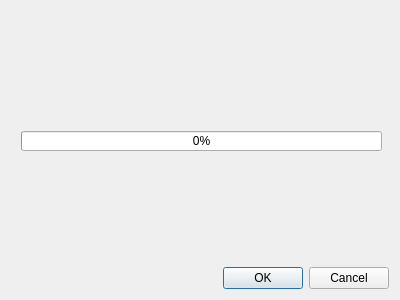
<?xml version="1.0" encoding="UTF-8"?>
<ui version="4.0">
 <class>Dialog</class>
 <widget class="QDialog" name="Dialog">
  <property name="geometry">
   <rect>
    <x>0</x>
    <y>0</y>
    <width>400</width>
    <height>300</height>
   </rect>
  </property>
  <property name="windowTitle">
   <string>Dialog</string>
  </property>
  <layout class="QVBoxLayout" name="verticalLayout">
   <item>
    <widget class="QWidget" name="widget" native="true">
     <widget class="QProgressBar" name="progressBar">
      <property name="geometry">
       <rect>
        <x>10</x>
        <y>120</y>
        <width>361</width>
        <height>20</height>
       </rect>
      </property>
      <property name="value">
       <number>0</number>
      </property>
     </widget>
    </widget>
   </item>
   <item>
    <widget class="QDialogButtonBox" name="buttonBox">
     <property name="orientation">
      <enum>Qt::Horizontal</enum>
     </property>
     <property name="standardButtons">
      <set>QDialogButtonBox::Cancel|QDialogButtonBox::Ok</set>
     </property>
    </widget>
   </item>
  </layout>
 </widget>
 <resources/>
 <connections>
  <connection>
   <sender>buttonBox</sender>
   <signal>accepted()</signal>
   <receiver>Dialog</receiver>
   <slot>accept()</slot>
   <hints>
    <hint type="sourcelabel">
     <x>248</x>
     <y>254</y>
    </hint>
    <hint type="destinationlabel">
     <x>157</x>
     <y>274</y>
    </hint>
   </hints>
  </connection>
  <connection>
   <sender>buttonBox</sender>
   <signal>rejected()</signal>
   <receiver>Dialog</receiver>
   <slot>reject()</slot>
   <hints>
    <hint type="sourcelabel">
     <x>316</x>
     <y>260</y>
    </hint>
    <hint type="destinationlabel">
     <x>286</x>
     <y>274</y>
    </hint>
   </hints>
  </connection>
 </connections>
</ui>
